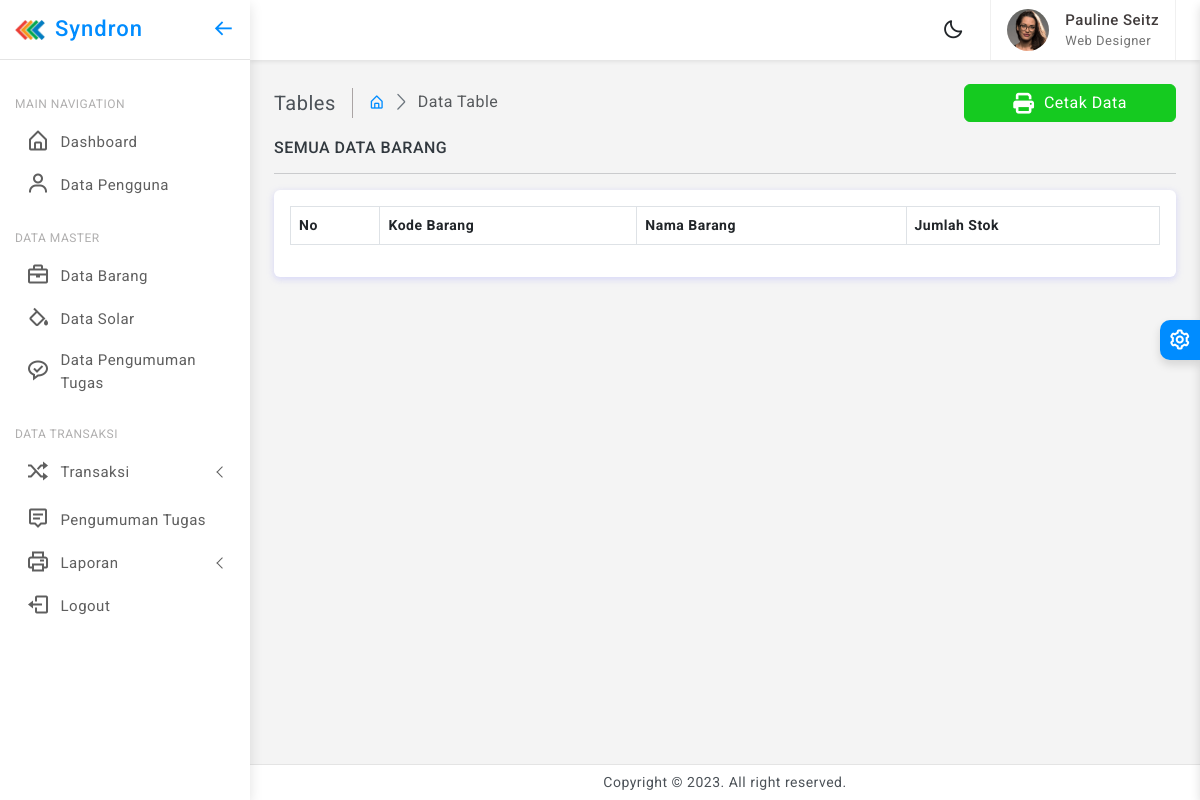
Page /index.php/barang/laporan on the earlier database version.
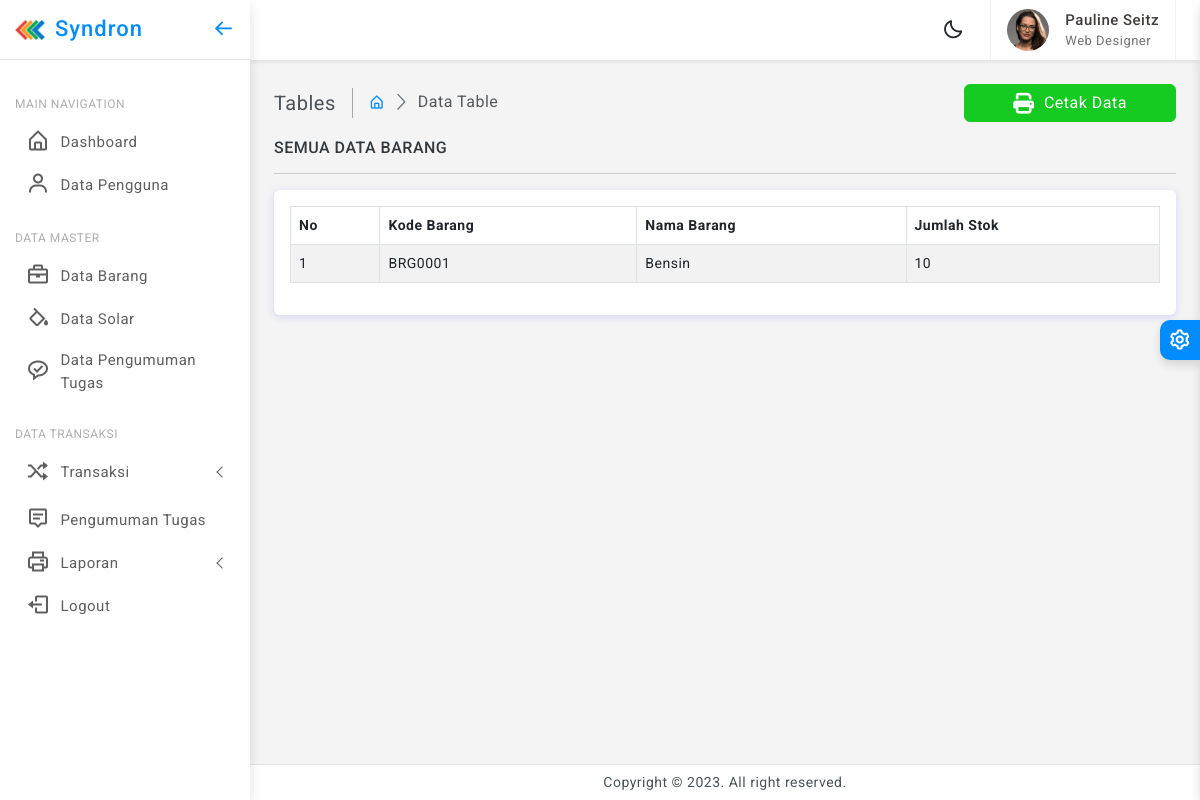
Same page on the later database version.
### tables this page shows
CREATE TABLE `barang` (
  `ID_Barang` int(11) NOT NULL,
  `kode_barang` varchar(10) NOT NULL,
  `Nama_Barang` varchar(255) DEFAULT NULL,
  `Stok` int(11) DEFAULT NULL
);

### application/controllers/Barang.php (called while the page is built, shortened)
<?php
class Barang extends CI_Controller
{
	function __construct()
	{
		$this->data['CI'] =& get_instance();
		$this->load->helper(array('form', 'url'));
		$this->load->model('M_Admin');
		$this->load->model('FilterModel');
	}
	public function laporan()
	{
		$this->data['idbo'] = $this->session->userdata('ses_id');
		$this->data['databarang'] = $this->db->get('barang')->result_array();
		$this->data['title_web'] = 'Data Buku Masuk';
		$this->load->view('template/header_view', $this->data);
		$this->load->view('template/sidebar_view', $this->data);
		$this->load->view('barang/laporan_barang', $this->data);
		$this->load->view('template/footer_view', $this->data);
	}
}

### index.php (called while the page is built, shortened)
<?php
require_once BASEPATH.'core/CodeIgniter.php';

### application/views/barang/laporan_barang.php (the view, shortened to what this page needs)
<div class="page-wrapper">
    <div class="page-content">
        <div class="page-breadcrumb d-none d-sm-flex align-items-center mb-3">
            <div class="breadcrumb-title pe-3">Tables</div>
            <div class="ps-3">
                <nav aria-label="breadcrumb">
                    <ol class="breadcrumb mb-0 p-0">
                        <li class="breadcrumb-item"><a href="javascript:;"><i class="bx bx-home-alt"></i></a>
                        </li>
                        <li class="breadcrumb-item active" aria-current="page">Data Table</li>
                    </ol>
                </nav>
            </div>
            <div class="ms-auto">
                <div class="btn-group">
                    <a href="<?php echo base_url("barang/cetak");?>" target="_blank" class="btn btn-success px-5" >
                        <i class='fa fa-print mr-1'></i> Cetak Data
                    </a>
                </div>
            </div>
        </div>
        <h6 class="mb-0 text-uppercase">Semua Data Barang</h6>
        <hr />
        <div class="card">
            <div class="card-body">
                <div class="table-responsive">
                    <table id="example2" class="table table-striped table-bordered">
                        <thead>
                            <tr>
                                <th>No</th>
                                <th>Kode Barang</th>
                                <th>Nama Barang</th>
                                <th>Jumlah Stok</th>
                            </tr>
                        </thead>
                        <tbody>
                            <?php $no = 1;
                            foreach ($databarang as $isi) { ?>
                                <tr>
                                    <td>
                                        <?= $no; ?>
                                    </td>
                                    <td>
                                        <?= $isi['kode_barang']; ?>
                                    </td>
                                    <td>
                                        <?= $isi['Nama_Barang']; ?>
                                    </td>
                                    <td>
                                        <?= $isi['Stok']; ?>
                                    </td>
                                </tr>
                                <?php $no++;
                            } ?>
                        </tbody>
                    </table>
                </div>
            </div>
        </div>
    </div>
</div>

Differences in the rows shown:
added barang: kode_barang "BRG0001", Nama_Barang "Bensin", Stok "10"
